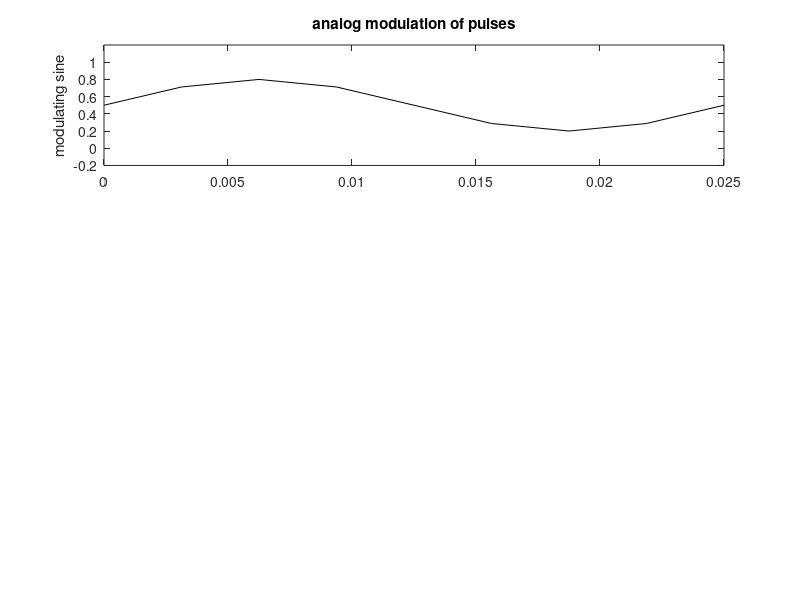

Here is the MATLAB script that generated this plot: (Note: this script raises an error after producing the figure.)
% Modulation of  pulses
% the modulating signal is a sine
fa=40; %signal frequency in Hz
wa=2*pi*fa; %signal frequency in rad/s

nsc=8; %number of samples per signal period
fs=nsc*fa; %sampling frequency in Hz
tiv=1/fs; %time interval between samples;
t=0:tiv:(0.03-tiv); %time intervals set (0.03 seconds)

%sampling the modulating signal
a=0.5+0.3*sin(wa*t);

subplot(3,1,1);
plot(t,a,'k');
ylabel('modulating sine'); title('analog modulation of pulses');
axis([0 0.025 -0.2 1.2]);

%PWM modulation
[PWMy,ty]=modulate(a,fa,fs,'pwm','centered');
subplot(3,1,2)
plot(ty/nsc,PWMy,'k');
ylabel('PWM');
axis([0 0.025 -0.2 1.2]);

%PTM modulation
[PTMy,ty]=modulate(a,fa,fs,'ptm',0.3);
subplot(3,1,3)

b=0.5*ones(1,length(a));
[PTMb,tb]=modulate(b,fa,fs,'ptm',0.3);
plot(tb/nsc,PTMb,'-.r'); hold on; %reference pulses

plot(ty/nsc,PTMy,'k'); %modulated pulses
ylabel('PTM');
axis([0 0.025 -0.2 1.2]);
xlabel('seconds');
